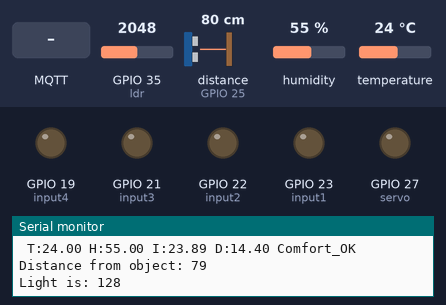
Bench run of a sketch on a simulated ESP32. Parts: output pins drawn as LEDs (lit = HIGH), the last lines printed to the serial monitor. Wiring (inferred from the names in the program): ultrasonic range finder: trigger GPIO 26; echo GPIO 25. The inputs (shaded band) are chosen by the test bench; at power-on: GPIO 35 (ldr) = 2048, distance to the obstacle (sensor on GPIO 25) 80 cm, humidity 55 %, temperature 24 °C. The echo pulse lasts 58.3 µs per cm; WiFi joins after 1.5 s; servers stay silent unless stated; no MQTT or app messages arrive unless stated; pins used as bus, display or sensor lines are not drawn.

Above: at 2.7 s.
2.8 s: MQTT message "forwardButton/esp32" arrives on the first subscribed topic
At 4.2 s:
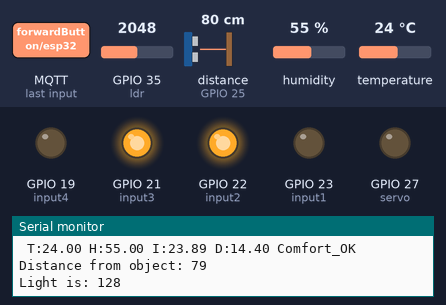
5.2 s: MQTT message "backwardButton/esp32" arrives on the second subscribed topic
At 6.4 s:
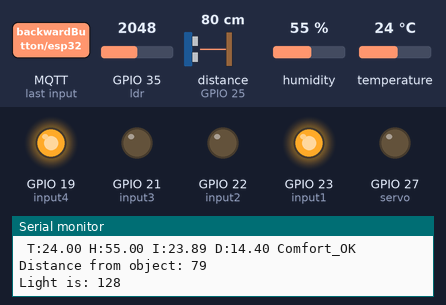
7.3 s: MQTT message "leftButton/esp32" arrives on the third subscribed topic
At 8.4 s:
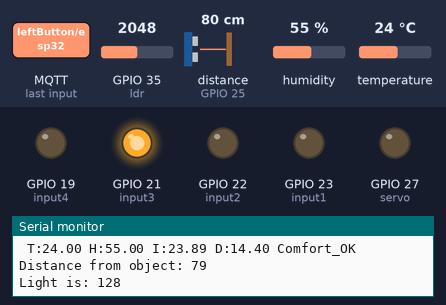
9.4 s: MQTT message "backwardButton/esp32" arrives on the first subscribed topic
At 10.6 s:
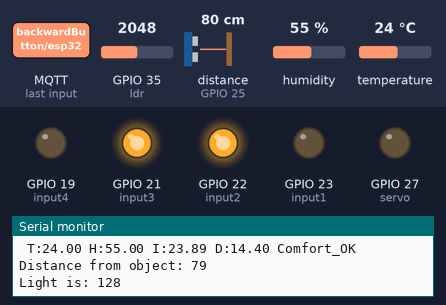
11.5 s: MQTT message "forwardButton/esp32" arrives on the second subscribed topic
At 12.8 s:
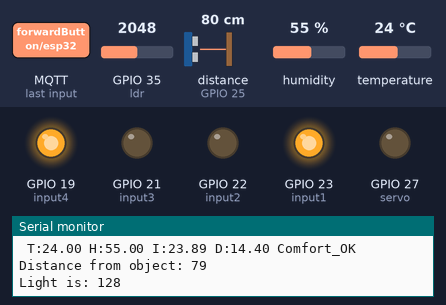
Timing chart, 0 to 14.5 s (numbered marks = the images above; inputs shaded):
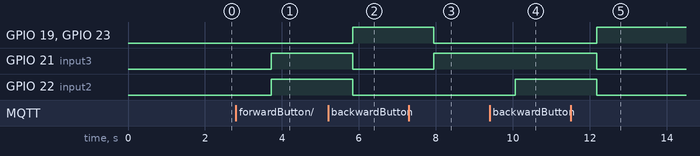

Measured:
- after the input at 2.8 s, GPIO 21 (input3), GPIO 22 (input2): LOW → HIGH after 0.92 s
- after the input at 5.2 s, GPIO 19 (input4), GPIO 23 (input1): LOW → HIGH after 0.64 s; GPIO 21 (input3), GPIO 22 (input2): HIGH → LOW after 0.64 s
- after the input at 7.3 s, GPIO 19 (input4), GPIO 23 (input1): HIGH → LOW after 0.65 s; GPIO 21 (input3): LOW → HIGH after 0.65 s
- after the input at 9.4 s, GPIO 22 (input2): LOW → HIGH after 0.67 s
- after the input at 11.5 s, GPIO 19 (input4), GPIO 23 (input1): LOW → HIGH after 0.68 s; GPIO 21 (input3), GPIO 22 (input2): HIGH → LOW after 0.68 s

The sketch:

rc_car_new.ino
```cpp
#include <WiFi.h>
#include <PubSubClient.h>
#include "DHTesp.h"
#include "Ticker.h"
//#include <Servo.h>
#include "esp32-hal-ledc.h"

//Servo myServo;
#define COUNT_LOW 0
#define COUNT_HIGH 8888
#define TIMER_WIDTH 16

int servo = 27;

const char* ssid = "microelectronics";
const char* pass = "microelectronics2018";
const char* host = "10.0.26.207";
String message;
WiFiClient wifi;
PubSubClient mqtt(wifi);

int input1 = 23;
int input2 = 22;

int input3 = 21;
int input4 = 19;

char state;

int distanceSensorTrigerPin = 26; //sensor input
int distanceSensorEchoPin = 25; //sensor output
unsigned long duration = 0; // the actual distance the potensiometer makes
int distance = 0; // the distance the potenciometer will make

DHTesp dht;

void tempTask(void *pvParameters);
bool getTemperature();
void triggerGetTemp();

/** Task handle for the light value read task */
TaskHandle_t tempTaskHandle = NULL;
/** Ticker for temperature reading */
Ticker tempTicker;
/** Comfort profile */
ComfortState cf;
/** Flag if task should run */
bool tasksEnabled = false;
int dht11 = 4; //dht11 signal //todo
int celsius = 0; //temprature in celcius

int ldr = 35; //light source (pin)
int ldrValue = 0;
int ldrValueCertification = 0;

// --------- SETUP ---------
void setup()
{


   ledcSetup(1, 50, TIMER_WIDTH); // channel 1, 50 Hz, 16-bit width
   ledcAttachPin(servo, 1);   // GPIO 22 assigned to channel 1

  Serial.begin(9600);
  WiFi.begin(ssid, pass);
  while (WiFi.status() != WL_CONNECTED)
  {
    delay(500);
    Serial.print(".");
  }
  Serial.print("Connected. Your IP is: ");
  Serial.println(WiFi.localIP());

  //myServo.attach(digitalPin9);

  mqtt.setServer(host, 1883);
  mqtt.setCallback(callback);

  pinMode(input1, OUTPUT);
  pinMode(input2, OUTPUT);

  pinMode(input3, OUTPUT);
  pinMode(input4, OUTPUT);

  pinMode(distanceSensorTrigerPin, OUTPUT); // distance sensor output
  pinMode(distanceSensorEchoPin, INPUT); //distance sensor input

  initTemp();
}

void loop()
{
  connexion();
  thermostat();
//  sonar();
//  light();
  digitalWrite(input1, LOW);
  digitalWrite(input2, LOW);
  digitalWrite(input3, LOW);
  digitalWrite(input4, LOW);
  switch ( state )
  {
    case 'f':
      digitalWrite(input2, HIGH);
      digitalWrite(input3, HIGH);
      break;
    case 'b':
      digitalWrite(input1, HIGH);
      digitalWrite(input4, HIGH);
      break;
    case 'l':
      digitalWrite(input3, HIGH);
      break;
    case 'r':
      digitalWrite(input2, HIGH);
      break;
    default:
      break;
  }
  delay(1000);
}
// END LOOP
bool initTemp() {
  byte resultValue = 0;
  // Initialize temperature sensor
  dht.setup(dht11, DHTesp::DHT11);
  Serial.println("DHT initiated");

  // Start task to get temperature
  xTaskCreatePinnedToCore(
      tempTask,                       /* Function to implement the task */
      "tempTask ",                    /* Name of the task */
      4000,                           /* Stack size in words */
      NULL,                           /* Task input parameter */
      5,                              /* Priority of the task */
      &tempTaskHandle,                /* Task handle. */
      1);                             /* Core where the task should run */

  if (tempTaskHandle == NULL) {
    Serial.println("Failed to start task for temperature update");
    return false;
  } else {
    // Start update of environment data every 20 seconds
    tempTicker.attach(20, triggerGetTemp);
  }
  return true;
}

void callback(char* topic, byte * payload, unsigned int length) {

  for (int i = 0; i < length; i++)
  {
    message += (char)payload[i];
  }
  Serial.println("The message:");
  Serial.println(message);
  if (String(topic) == "forwardButton/esp32") {
    state = 'f';
    Serial.println(message);
    mqtt.publish("movement/esp32", String(message).c_str());
  }
  if (String(topic) == "backwardButton/esp32") {
    state = 'b';
    Serial.println(message);
    mqtt.publish("movement/esp32", String(message).c_str());
  }
  if (String(topic) == "leftButton/esp32") {
    state = 'l';
    Serial.println(message);
    mqtt.publish("movement/esp32", String(message).c_str());
  }
  if (String(topic) == "rightButton/esp32") {
    state = 'r';
    Serial.println(message);
    mqtt.publish("movement/esp32", String(message).c_str());
  }
  if (String(topic) == "stopButton/esp32") {
    state = 's';
    Serial.println(message);
    mqtt.publish("movement/esp32", String(message).c_str());
  }

  message = "";
}

void connexion() {
  if (!mqtt.connected()) {
    reconnect();
  }

  mqtt.loop();
}

void reconnect()
{
  while (!mqtt.connected())
  {
    if (mqtt.connect("ESP32 client"))
    {
      mqtt.subscribe("forwardButton/esp32");
      mqtt.subscribe("backwardButton/esp32");
      mqtt.subscribe("leftButton/esp32");
      mqtt.subscribe("rightButton/esp32");
      mqtt.subscribe("stopButton/esp32");

    }
    else
    {
      Serial.print("Reconnected.");
      Serial.print(mqtt.state());
      delay(1000);
    }
  }
}

void thermostat(){
  getTemperature();
}

/**
 * triggerGetTemp
 * Sets flag dhtUpdated to true for handling in loop()
 * called by Ticker getTempTimer
 */
void triggerGetTemp() {
  if (tempTaskHandle != NULL) {
     xTaskResumeFromISR(tempTaskHandle);
  }
}

/**
 * Task to reads temperature from DHT11 sensor
 * @param pvParameters
 *    pointer to task parameters
 */
void tempTask(void *pvParameters) {
  Serial.println("tempTask loop started");
  while (1) // tempTask loop
  {
    if (tasksEnabled) {
      // Get temperature values
      getTemperature();
    }
    // Got sleep again
    vTaskSuspend(NULL);
  }
}

/**
 * getTemperature
 * Reads temperature from DHT11 sensor
 * @return bool
 *    true if temperature could be aquired
 *    false if aquisition failed
*/
bool getTemperature() {
  // Reading temperature for humidity takes about 250 milliseconds!
  // Sensor readings may also be up to 2 seconds 'old' (it's a very slow sensor)
  TempAndHumidity newValues = dht.getTempAndHumidity();
  // Check if any reads failed and exit early (to try again).
  if (dht.getStatus() != 0) {
    Serial.println("DHT11 error status: " + String(dht.getStatusString()));
    return false;
  }

  float heatIndex = dht.computeHeatIndex(newValues.temperature, newValues.humidity);
  float dewPoint = dht.computeDewPoint(newValues.temperature, newValues.humidity);
  float cr = dht.getComfortRatio(cf, newValues.temperature, newValues.humidity);

  String comfortStatus;
  switch(cf) {
    case Comfort_OK:
      comfortStatus = "Comfort_OK";
      break;
    case Comfort_TooHot:
      comfortStatus = "Comfort_TooHot";
      break;
    case Comfort_TooCold:
      comfortStatus = "Comfort_TooCold";
      break;
    case Comfort_TooDry:
      comfortStatus = "Comfort_TooDry";
      break;
    case Comfort_TooHumid:
      comfortStatus = "Comfort_TooHumid";
      break;
    case Comfort_HotAndHumid:
      comfortStatus = "Comfort_HotAndHumid";
      break;
    case Comfort_HotAndDry:
      comfortStatus = "Comfort_HotAndDry";
      break;
    case Comfort_ColdAndHumid:
      comfortStatus = "Comfort_ColdAndHumid";
      break;
    case Comfort_ColdAndDry:
      comfortStatus = "Comfort_ColdAndDry";
      break;
    default:
      comfortStatus = "Unknown:";
      break;
  };

  Serial.println(" T:" + String(newValues.temperature) + " H:" + String(newValues.humidity) + " I:" + String(heatIndex) + " D:" + String(dewPoint) + " " + comfortStatus);
  mqtt.publish("thermostat/esp32", String(newValues.temperature).c_str());
  mqtt.publish("humidity/esp32", String(newValues.humidity).c_str());
  sonar();
  light();
  return true;
}

void sonar(){
  digitalWrite(distanceSensorTrigerPin, LOW);
  delayMicroseconds(5);
  digitalWrite(distanceSensorTrigerPin, HIGH);
  delayMicroseconds(10);
  digitalWrite(distanceSensorTrigerPin, LOW);
  pinMode(distanceSensorEchoPin, INPUT);
  duration = pulseIn(distanceSensorEchoPin, HIGH);
  distance = duration * 0.034/2; // distance in cm
  Serial.print("Distance from object: ");
  Serial.println(distance);
  mqtt.publish("distance/esp32", String(distance).c_str());
}

void light(){
  ldrValue = analogRead(ldr); //reads the value of the potensiometer
  ldrValueCertification = map(ldrValue,0,4095,255,0); // translates 0 to 0 and 1023 to 255
  Serial.print("Light is: ");
  Serial.println(ldrValueCertification);
  mqtt.publish("light/esp32", String(ldrValueCertification).c_str());
}
```
